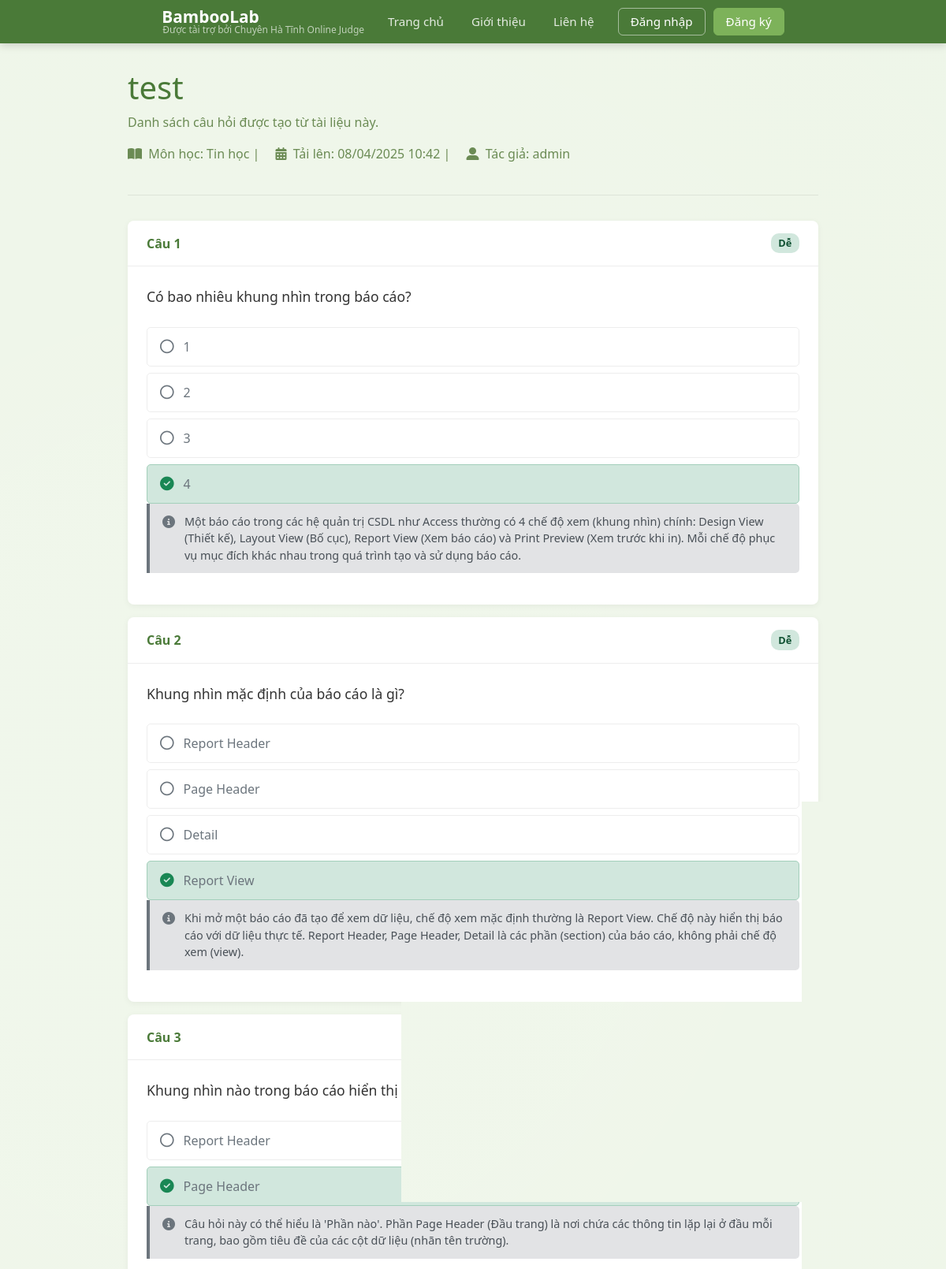
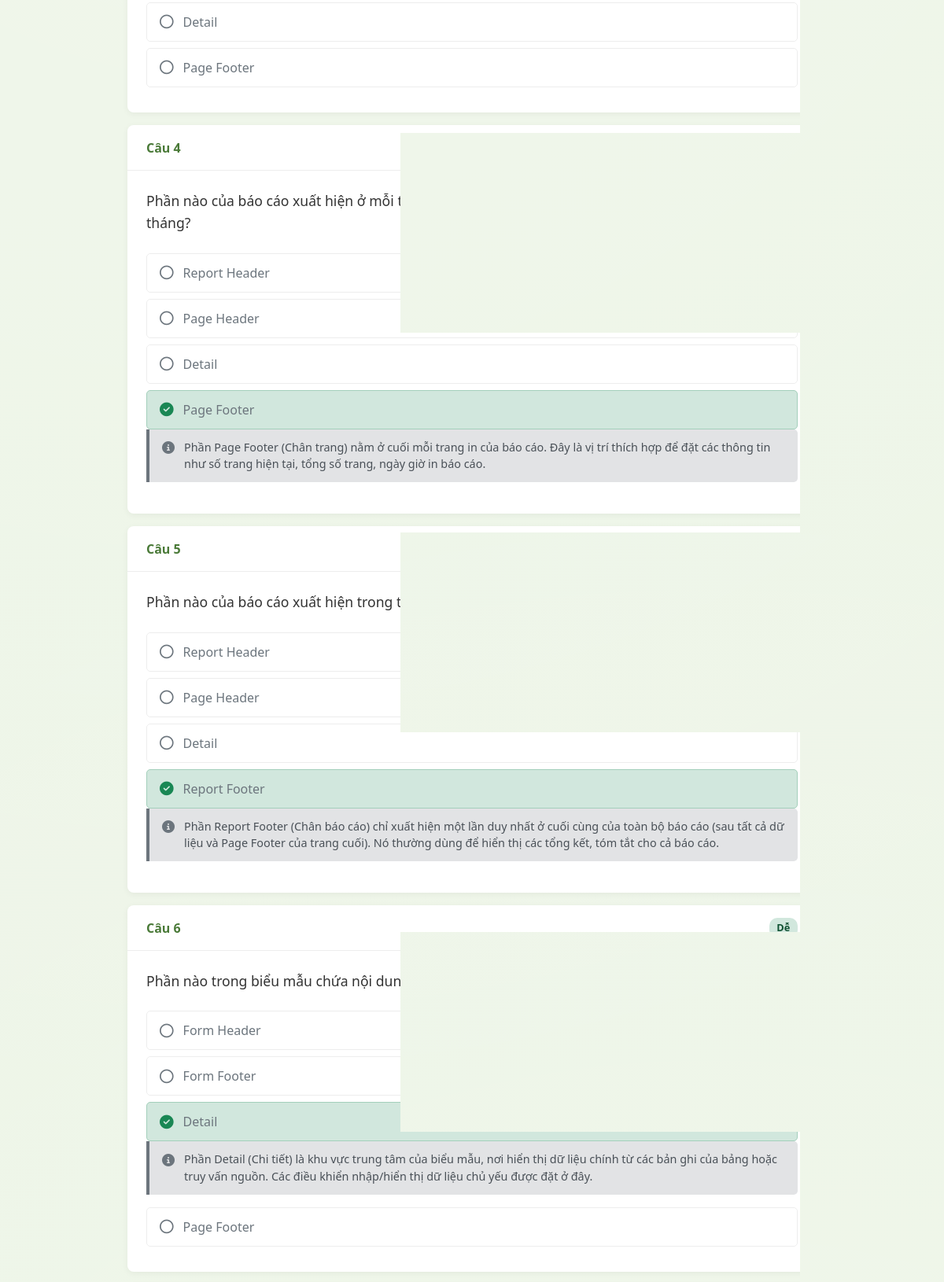
The app's page /documents/17/questions/ (upper part) with its own data (2 pictures, top to bottom).
### core/models.py (models this page shows, shortened)
class Document(models.Model):
    STATUS_CHOICES = [
        ('pending', 'Đang chờ xử lý'),
        ('processing', 'Đang xử lý'),
        ('completed', 'Hoàn thành'),
        ('failed', 'Thất bại')
    ]
    title = models.CharField(max_length=255)
    file = models.FileField(upload_to='documents/', null=True, blank=True)
    subject = models.ForeignKey(Subject, on_delete=models.CASCADE, related_name='documents', verbose_name="Môn học", null=True)
    uploaded_at = models.DateTimeField(auto_now_add=True)
    author = models.ForeignKey(User, on_delete=models.CASCADE, related_name='documents', verbose_name="Tác giả", null=True)
    status = models.CharField(max_length=20, choices=STATUS_CHOICES, default='pending')
    task_id = models.CharField(max_length=255, blank=True, null=True)
    error_message = models.TextField(blank=True, null=True)
    additional_requirements = models.TextField(blank=True, null=True)
    progress = models.IntegerField(default=0, help_text="Tiến trình xử lý (0-100%)")
    progress_message = models.CharField(max_length=255, blank=True, null=True, help_text="Thông báo về tiến trình hiện tại")
    class Meta:
        verbose_name = "Tài liệu"
        verbose_name_plural = "Tài liệu"
        ordering = ['uploaded_at']

class Subject(models.Model):
    name = models.CharField(max_length=100, unique=True, verbose_name="Tên môn học")
    code = models.CharField(max_length=20, blank=True, null=True, verbose_name="Mã môn học")
    description = models.TextField(blank=True, null=True, verbose_name="Mô tả")
    created_at = models.DateTimeField(auto_now_add=True)
    updated_at = models.DateTimeField(auto_now=True)
    class Meta:
        verbose_name = "Môn học"
        verbose_name_plural = "Môn học"
        ordering = ['name']

class Question(models.Model):
    text = models.TextField()
    subject_text = models.CharField(max_length=100, verbose_name="Tên môn học (cũ)", null=True)
    subject = models.ForeignKey(Subject, on_delete=models.CASCADE, related_name='questions', verbose_name="Môn học", null=True)
    difficulty = models.CharField(max_length=20, choices=[
        ('easy', 'Dễ'),
        ('medium', 'Trung bình'),
        ('hard', 'Khó')
    ], default='medium')
    created_at = models.DateTimeField(auto_now_add=True)
    updated_at = models.DateTimeField(auto_now=True)
    document = models.ForeignKey('Document', on_delete=models.SET_NULL, null=True, blank=True, related_name='questions')
    class Meta:
        verbose_name = "Câu hỏi"
        verbose_name_plural = "Câu hỏi"
        ordering = ['created_at']
    def get_answers(self):
        return self.answer_set.all()

class Answer(models.Model):
    question = models.ForeignKey(Question, on_delete=models.CASCADE)
    text = models.TextField("Nội dung đáp án")
    is_correct = models.BooleanField("Là đáp án đúng", default=False)
    explanation = models.TextField("Giải thích đáp án", blank=True, null=True)
    position = models.IntegerField(default=0)  # Vị trí hiển thị của đáp án
    class Meta:
        verbose_name = "Đáp án"
        verbose_name_plural = "Đáp án"
        ordering = ['position']

### core/views.py (the view)
# urls.py: path("documents/<int:document_id>/questions/", document_questions, name="document-questions"),
def document_questions(request, document_id):
    document = get_object_or_404(Document, pk=document_id)
    questions = document.questions.all()
    context = {
        'document': document,
        'questions': questions
    }
    return render(request, 'document-questions.html', context)

### templates/document-questions.html (shortened to what this page needs)
{% extends 'base.html' %}
{% block content %}
<div class="container">
    <div class="page-header">
        <h1>{{ document.title }}</h1>
        <p>Danh sách câu hỏi được tạo từ tài liệu này.</p>
        <p><i class="fas fa-book-open me-1"></i> Môn học: {{ document.subject.name }} | <i class="fas fa-calendar-alt ms-3 me-1"></i> Tải lên: {{ document.uploaded_at|date:"d/m/Y H:i" }} | <i class="fas fa-user-alt ms-3 me-1"></i> Tác giả: {{ document.author }}</p>
    </div>
    {% if questions %}
    <ul class="question-list">
        {% for question in questions %}
        <li class="question-item">
            <div class="question-header">
                <span class="question-number">Câu {{ forloop.counter }}</span>
                <span class="question-difficulty difficulty-{{ question.difficulty }}">
                    {{ question.get_difficulty_display }}
                </span>
            </div>
            <div class="question-body">
                <div class="question-text">{{ question.text|linebreaksbr }}</div>
                <ul class="answer-list">
                    {% for answer in question.get_answers %}
                    <li class="answer-item {% if answer.is_correct %}correct-answer{% else %}incorrect-answer{% endif %}">
                        {% if answer.is_correct %}
                            <i class="fas fa-check-circle answer-icon"></i>
                        {% else %}
                            <i class="far fa-circle answer-icon"></i>
                        {% endif %}
                        <span>{{ answer.text }}</span>
                    </li>
                    {% if answer.is_correct and answer.explanation %}
                    <li class="explanation-item">
                        <i class="fas fa-info-circle explanation-icon"></i>
                        <span class="explanation-text">{{ answer.explanation }}</span>
                    </li>
                    {% endif %}
                    {% endfor %}
                </ul>
            </div>
        </li>
        {% endfor %}
    </ul>
    {% endif %}
</div>
{% endblock %}

### templates/base.html (style rules this page uses)
:root { --primary-color: #5a9145; --primary-light: #7db25a; --primary-dark: #4a7a38; --primary-bg: #edf5e7; --accent-color: #20a98a; --text-color: #3b5728; --text-light: #6b8b54; --white: #FFFFFF; --light-bg: #f5f9f0; --dark-bg: #ebf2e4; --gray-text: #6c757d; --card-shadow: 0 10px 30px rgba(0, 0, 0, 0.07); --border-color: rgba(0, 0, 0, 0.07); }
body { font-family: 'Segoe UI', Tahoma, Geneva, Verdana, sans-serif; color: var(--gray-text); background-color: var(--primary-bg); background-image: radial-gradient(circle at 25% 20%, rgba(255, 255, 255, 0.2) 0%, transparent 50%), radial-gradient(circle at 75% 80%, rgba(255, 255, 255, 0.2) 0%, transparent 50%); background-attachment: fixed; margin: 0; display: flex; flex-direction: column; min-height: 100vh; }

### templates/document-questions.html (style rules this page uses)
.container { max-width: 900px; }
.page-header { margin: 2rem 0; padding-bottom: 1.5rem; border-bottom: 1px solid var(--border-color); }
.page-header h1 { color: var(--primary-dark); margin-bottom: 0.5rem; }
.page-header p { color: var(--text-light); font-size: 1rem; }
.question-list { list-style: none; padding: 0; }
.question-item { background-color: white; border-radius: 8px; margin-bottom: 1rem; box-shadow: 0 2px 8px rgba(0, 0, 0, 0.05); }
.question-header { padding: 1rem 1.5rem; border-bottom: 1px solid var(--border-color); display: flex; justify-content: space-between; align-items: center; }
.question-number { font-weight: 700; color: var(--primary-dark); }
.question-difficulty { font-size: 0.8rem; font-weight: 600; padding: 0.2rem 0.6rem; border-radius: 10px; }
.difficulty-easy { background-color: #d1e7dd; color: #0f5132; }
.difficulty-medium { background-color: #fff3cd; color: #664d03; }
.question-body { padding: 1.5rem; }
.question-text { margin-bottom: 1.5rem; font-size: 1.1rem; line-height: 1.6; color: #333; }
.answer-list { list-style: none; padding: 0; margin: 0; }
.answer-item { padding: 0.75rem 1rem; border: 1px solid var(--border-color); border-radius: 5px; margin-bottom: 0.5rem; display: flex; align-items: center; gap: 0.75rem; transition: background-color 0.2s; }
.answer-item.correct-answer { background-color: #d1e7dd; border-color: #a3cfbb; }
.answer-icon { font-size: 1.1rem; }
.correct-answer .answer-icon { color: #198754; }
.incorrect-answer .answer-icon { color: #6c757d; }
.explanation-item { background-color: #e2e3e5; border-left: 4px solid #6c757d; padding: 0.75rem 1rem; margin-top: -0.5rem; margin-bottom: 1rem; border-radius: 0 5px 5px 0; display: flex; align-items: flex-start; gap: 0.75rem; }
.explanation-icon { color: #6c757d; margin-top: 0.2em; }
.explanation-text { font-size: 0.9rem; color: #495057; line-height: 1.5; }

### records on screen
Document: title "test", subject.name "Tin học", uploaded_at "08/04/2025 10:42", author "admin"
Question: difficulty "Dễ", text "Có bao nhiêu khung nhìn trong báo cáo?"
Answer: is_correct False (drawn), text "1"
Answer: is_correct False (drawn), text "2"
Answer: is_correct False (drawn), text "3"
Answer: is_correct True (drawn), text "4", explanation "Một báo cáo trong các hệ quản trị CSDL như Access thường có 4 chế độ xem (khung nhìn) chính: Design View (Thiết kế), Layout View (Bố cục), Report View (Xem báo cáo) và Print Preview (Xem trước khi in). Mỗi chế độ phục vụ mục đích khác nhau trong quá trình tạo và sử dụng báo cáo."
Question: difficulty "Dễ", text "Khung nhìn mặc định của báo cáo là gì?"
Answer: is_correct False (drawn), text "Report Header"
Answer: is_correct False (drawn), text "Page Header"
Answer: is_correct False (drawn), text "Detail"
Answer: is_correct True (drawn), text "Report View", explanation "Khi mở một báo cáo đã tạo để xem dữ liệu, chế độ xem mặc định thường là Report View. Chế độ này hiển thị báo cáo với dữ liệu thực tế. Report Header, Page Header, Detail là các phần (section) của báo cáo, không phải chế độ xem (view)."
Question: text "Khung nhìn nào trong báo cáo hiển thị nhãn tên trường ở đỉnh mỗi cột?"
Answer: is_correct False (drawn), text "Report Header"
Answer: is_correct True (drawn), text "Page Header", explanation "Câu hỏi này có thể hiểu là 'Phần nào'. Phần Page Header (Đầu trang) là nơi chứa các thông tin lặp lại ở đầu mỗi trang, bao gồm tiêu đề của các cột dữ liệu (nhãn tên trường)."
Answer: is_correct False (drawn), text "Detail"
Answer: is_correct False (drawn), text "Page Footer"
Question: text "Phần nào của báo cáo xuất hiện ở mỗi trang và hiển thị số thứ tự trang trên tổng số trang và ngày tháng?"
Answer: is_correct False (drawn), text "Report Header"
Answer: is_correct False (drawn), text "Page Header"
Answer: is_correct False (drawn), text "Detail"
Answer: is_correct True (drawn), text "Page Footer", explanation "Phần Page Footer (Chân trang) nằm ở cuối mỗi trang in của báo cáo. Đây là vị trí thích hợp để đặt các thông tin như số trang hiện tại, tổng số trang, ngày giờ in báo cáo."
Question: text "Phần nào của báo cáo xuất hiện trong trang cuối của báo cáo và hiển thị thông tin tóm tắt?"
Answer: is_correct False (drawn), text "Report Header"
Answer: is_correct False (drawn), text "Page Header"
Answer: is_correct False (drawn), text "Detail"
Answer: is_correct True (drawn), text "Report Footer", explanation "Phần Report Footer (Chân báo cáo) chỉ xuất hiện một lần duy nhất ở cuối cùng của toàn bộ báo cáo (sau tất cả dữ liệu và Page Footer của trang cuối). Nó thường dùng để hiển thị các tổng kết, tóm tắt cho cả báo cáo."
Question: difficulty "Dễ", text "Phần nào trong biểu mẫu chứa nội dung chính?"
Answer: is_correct False (drawn), text "Form Header"
Answer: is_correct False (drawn), text "Form Footer"
Answer: is_correct True (drawn), text "Detail", explanation "Phần Detail (Chi tiết) là khu vực trung tâm của biểu mẫu, nơi hiển thị dữ liệu chính từ các bản ghi của bảng hoặc truy vấn nguồn. Các điều khiển nhập/hiển thị dữ liệu chủ yếu được đặt ở đây."
Answer: is_correct False (drawn), text "Page Footer"
